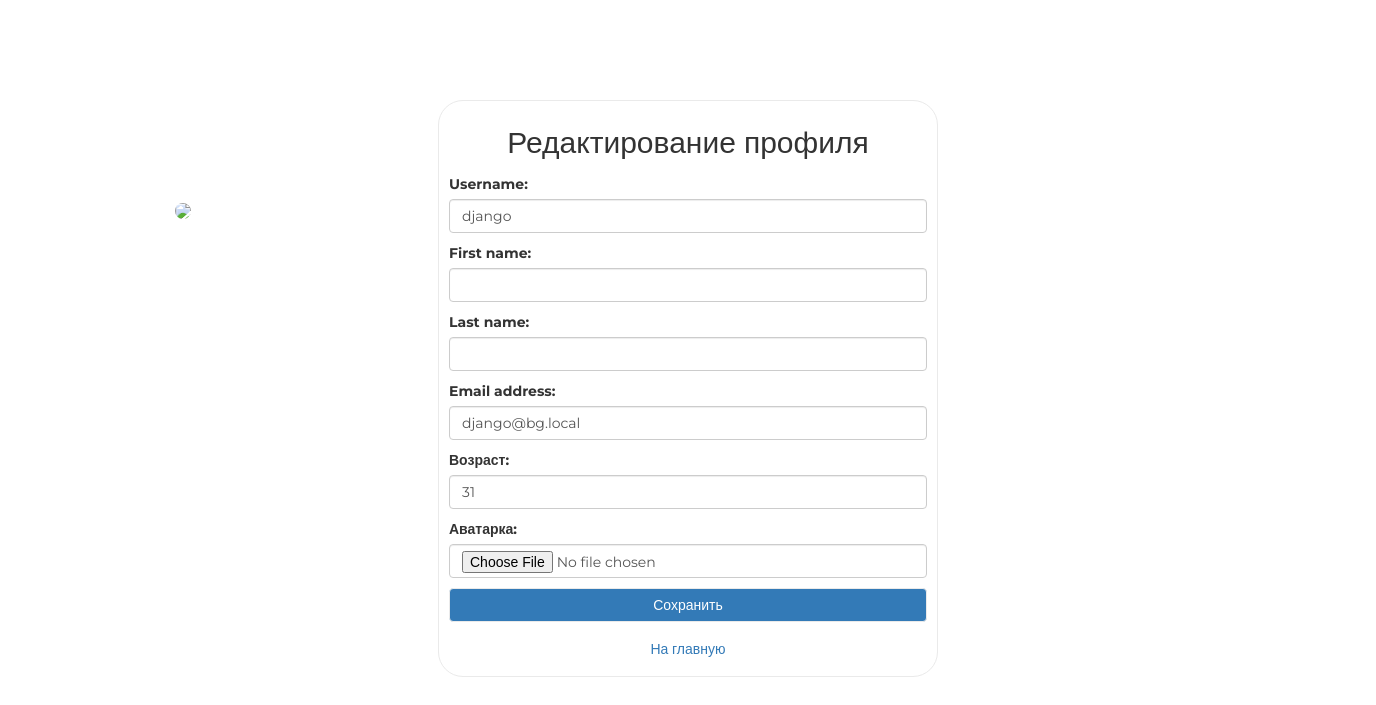
The app's page /auth/edit/ (signed in), older data.
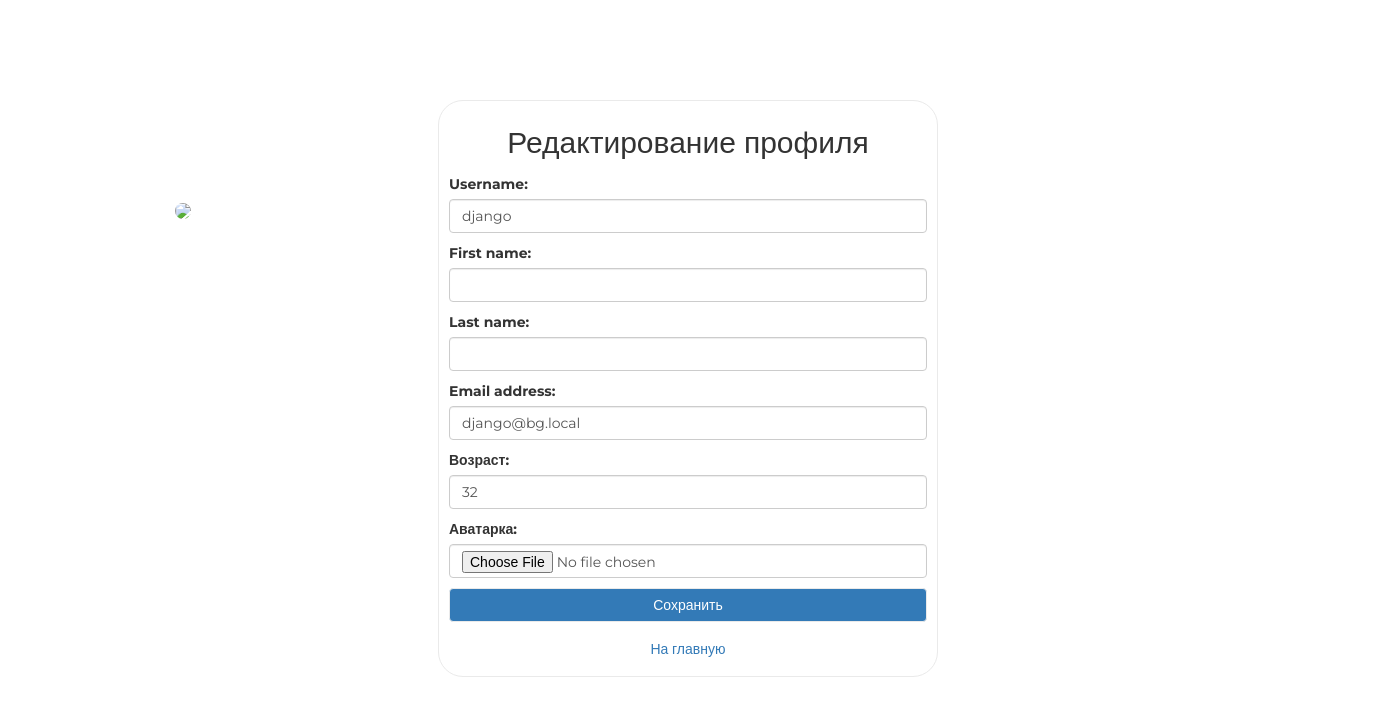
The same page, newer data.
### authapp/models.py (models this page shows, shortened)
class ShopUser(AbstractUser):
    avatar = models.ImageField(upload_to='users', blank=True, verbose_name='Аватарка')
    age = models.PositiveSmallIntegerField(verbose_name='Возраст', blank=True, null=True)
    activation_key = models.CharField(max_length=128, blank=True)
    activation_key_expires = models.DateTimeField(
        default=get_activation_key_expiration_date
    )

### authapp/views.py (the view)
# urls.py: path('edit/', edit, name='edit'),
def edit(request):
    if request.method == 'POST':
        edit_form = ShopUserEditForm(request.POST, request.FILES, instance=request.user)
        if edit_form.is_valid():
            edit_form.save()
            return HttpResponseRedirect(reverse('authapp:edit'))
    else:
        edit_form = ShopUserEditForm(instance=request.user)
    context = {
        'form': edit_form,
        'title': 'Редактирование профиля'
    }
    return render(request, 'authapp/edit.html', context)

### authapp/forms.py (shortened to what this page needs)
class ShopUserEditForm(UserChangeForm):
    class Meta:
        model = ShopUser
        fields = ('username', 'first_name', 'last_name', 'email', 'age', 'avatar', 'password')
    def __init__(self, *args, **kwargs):
        super().__init__(*args, **kwargs)
        for field_name, field in self.fields.items():
            field.widget.attrs['class'] = 'form-control'
            field.help_text = ''
            if field_name == 'password':
                field.widget = forms.HiddenInput()

### mainapp/context_processors.py (called while the page is built)
def basket(request):
    print('context processor')
    basket = []
    if request.user.is_authenticated:
        basket = Basket.objects.filter(user=request.user)
    return {
        'basket': basket,
    }

### authapp/templates/authapp/edit.html (shortened to what this page needs)
{% extends 'authapp/base.html' %}
{% block content %}
    <form class="form_horizontal" method="post" action="{% url 'authapp:edit' %}"
          enctype="multipart/form-data">
        {{ form.as_p }}
        <button class="btn btn-primary" type="submit">Сохранить</button>
    </form>
    <a class="btn btn-link" href="{% url 'index' %}" style="width: 100%">На главную</a>
    <div class="user_avatar">
        <img src="/media/{{ user.avatar }}"/>
    </div>
{% endblock %}

Row changes from the older to the newer data that the page shows:
changed ShopUser "django": age "31" → "32"
